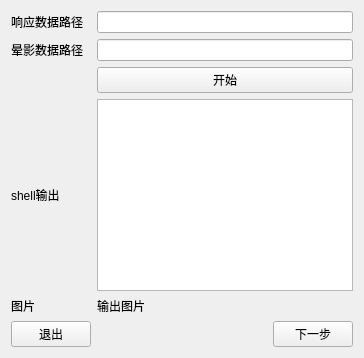
      <widget class="QWidget" name="vignetteCalib">
       <attribute name="title">
        <string>晕影函数标定</string>
       </attribute>
       <layout class="QGridLayout" name="gridLayout_5">
        <item row="0" column="2">
         <widget class="QLineEdit" name="gammaPathLineP4"/>
        </item>
        <item row="4" column="2">
         <widget class="QLabel" name="picOutLabelP4">
          <property name="maximumSize">
           <size>
            <width>200</width>
            <height>200</height>
           </size>
          </property>
          <property name="text">
           <string>输出图片</string>
          </property>
         </widget>
        </item>
        <item row="0" column="0">
         <widget class="QLabel" name="gammaPathLabelP4">
          <property name="text">
           <string>响应数据路径</string>
          </property>
         </widget>
        </item>
        <item row="5" column="0" alignment="Qt::AlignLeft">
         <widget class="QPushButton" name="exitButtonP4">
          <property name="text">
           <string>退出</string>
          </property>
         </widget>
        </item>
        <item row="4" column="0">
         <widget class="QLabel" name="pictureLabelP4">
          <property name="text">
           <string>图片</string>
          </property>
         </widget>
        </item>
        <item row="3" column="2">
         <widget class="QTextBrowser" name="shellOutTextP4"/>
        </item>
        <item row="1" column="0">
         <widget class="QLabel" name="vignettePathLabelP4">
          <property name="text">
           <string>晕影数据路径</string>
          </property>
         </widget>
        </item>
        <item row="2" column="2">
         <widget class="QPushButton" name="startButtonP4">
          <property name="text">
           <string>开始</string>
          </property>
         </widget>
        </item>
        <item row="1" column="2">
         <widget class="QLineEdit" name="vignettePathLineP4"/>
        </item>
        <item row="3" column="0">
         <widget class="QLabel" name="shellOutLabelP4">
          <property name="text">
           <string>shell输出</string>
          </property>
         </widget>
        </item>
        <item row="5" column="2" alignment="Qt::AlignRight">
         <widget class="QPushButton" name="nextButtonP4">
          <property name="text">
           <string>下一步</string>
          </property>
         </widget>
        </item>
       </layout>
      </widget>
